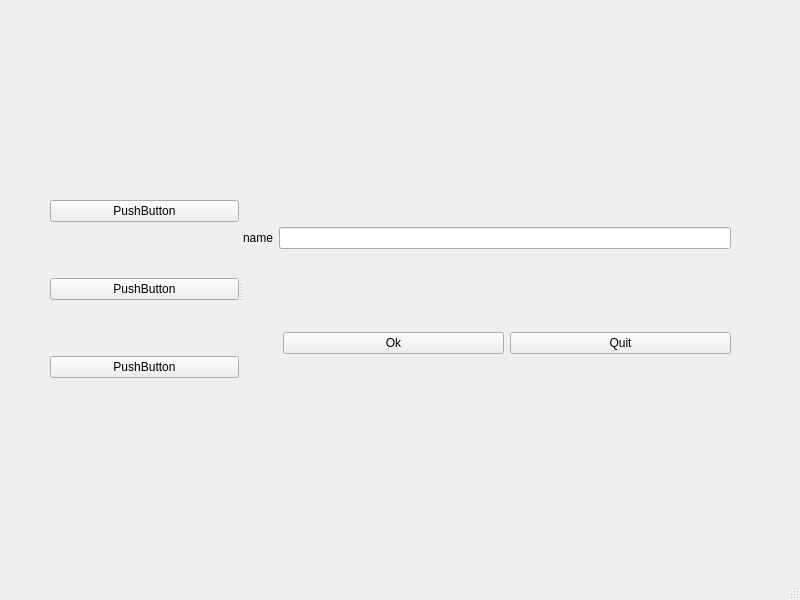
<?xml version="1.0" encoding="UTF-8"?>
<ui version="4.0">
 <class>MainWindow</class>
 <widget class="QMainWindow" name="MainWindow">
  <property name="geometry">
   <rect>
    <x>0</x>
    <y>0</y>
    <width>800</width>
    <height>600</height>
   </rect>
  </property>
  <property name="windowTitle">
   <string>MainWindow</string>
  </property>
  <widget class="QWidget" name="centralwidget">
   <widget class="QSplitter" name="splitter">
    <property name="geometry">
     <rect>
      <x>50</x>
      <y>150</y>
      <width>681</width>
      <height>281</height>
     </rect>
    </property>
    <property name="orientation">
     <enum>Qt::Horizontal</enum>
    </property>
    <widget class="QWidget" name="">
     <layout class="QVBoxLayout" name="verticalLayout_2">
      <item>
       <widget class="QPushButton" name="pushButton_3">
        <property name="text">
         <string>PushButton</string>
        </property>
       </widget>
      </item>
      <item>
       <widget class="QPushButton" name="pushButton_4">
        <property name="text">
         <string>PushButton</string>
        </property>
       </widget>
      </item>
      <item>
       <widget class="QPushButton" name="pushButton_5">
        <property name="text">
         <string>PushButton</string>
        </property>
       </widget>
      </item>
     </layout>
    </widget>
    <widget class="QWidget" name="">
     <layout class="QVBoxLayout" name="verticalLayout">
      <item>
       <layout class="QHBoxLayout" name="horizontalLayout">
        <item>
         <widget class="QLabel" name="label">
          <property name="text">
           <string>name</string>
          </property>
          <property name="buddy">
           <cstring>lineEdit</cstring>
          </property>
         </widget>
        </item>
        <item>
         <widget class="QLineEdit" name="lineEdit"/>
        </item>
       </layout>
      </item>
      <item>
       <layout class="QHBoxLayout" name="horizontalLayout_2">
        <item>
         <spacer name="horizontalSpacer">
          <property name="orientation">
           <enum>Qt::Horizontal</enum>
          </property>
          <property name="sizeType">
           <enum>QSizePolicy::Preferred</enum>
          </property>
          <property name="sizeHint" stdset="0">
           <size>
            <width>40</width>
            <height>20</height>
           </size>
          </property>
         </spacer>
        </item>
        <item>
         <widget class="QPushButton" name="pushButton">
          <property name="text">
           <string>Ok</string>
          </property>
         </widget>
        </item>
        <item>
         <widget class="QPushButton" name="pushButton_2">
          <property name="text">
           <string>Quit</string>
          </property>
         </widget>
        </item>
       </layout>
      </item>
     </layout>
    </widget>
   </widget>
  </widget>
  <widget class="QMenuBar" name="menubar">
   <property name="geometry">
    <rect>
     <x>0</x>
     <y>0</y>
     <width>800</width>
     <height>26</height>
    </rect>
   </property>
  </widget>
  <widget class="QStatusBar" name="statusbar"/>
 </widget>
 <resources/>
 <connections/>
</ui>
